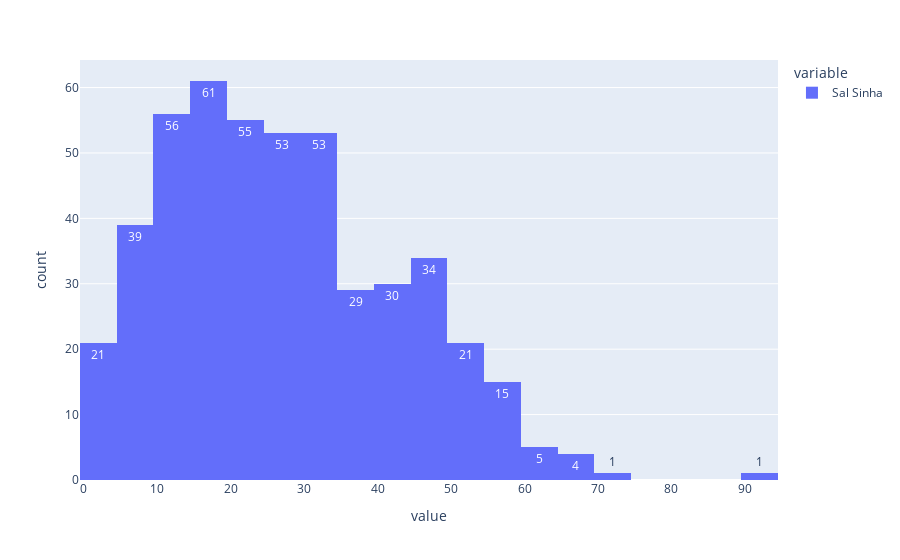

Here is the notebook cell this chart was saved with:
### Code cell
px.histogram(dados["Sal Sinha"], text_auto=True)

### Figure 1 — Plotly figure (JSON) as saved in the notebook; plotly's stock layout.template omitted (floating-point values rounded to 4 significant figures; data arrays with more than 128 entries replaced by an {"elided": "..."} marker saying what was removed)
{"data": [{"alignmentgroup": "True", "bingroup": "x", "hovertemplate": "variable=Sal Sinha<br>value=%{x}<br>count=%{y}<extra></extra>", "legendgroup": "Sal Sinha", "marker": {"color": "#636efa", "pattern": {"shape": ""}}, "name": "Sal Sinha", "offsetgroup": "Sal Sinha", "orientation": "v", "showlegend": true, "texttemplate": "%{value}", "type": "histogram", "x": {"elided": "478 int values"}, "xaxis": "x", "yaxis": "y"}], "layout": {"barmode": "relative", "legend": {"title": {"text": "variable"}, "tracegroupgap": 0}, "margin": {"t": 60}, "xaxis": {"anchor": "y", "domain": [0, 1], "title": {"text": "value"}}, "yaxis": {"anchor": "x", "domain": [0, 1], "title": {"text": "count"}}}}
